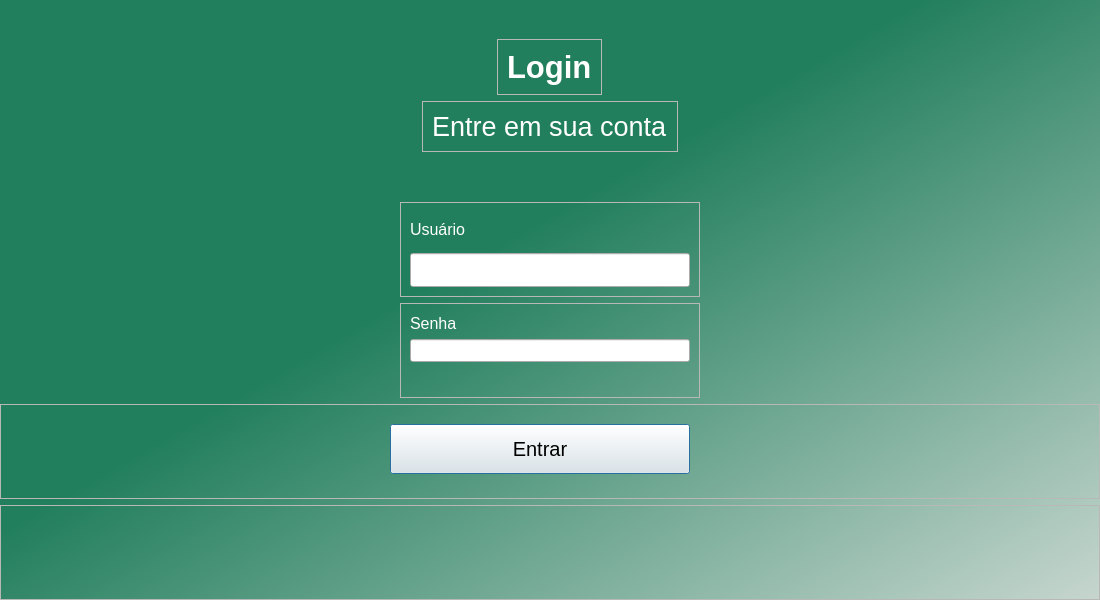
<?xml version="1.0" encoding="UTF-8"?>
<ui version="4.0">
 <class>Dialog</class>
 <widget class="QDialog" name="Dialog">
  <property name="geometry">
   <rect>
    <x>0</x>
    <y>0</y>
    <width>1100</width>
    <height>600</height>
   </rect>
  </property>
  <property name="minimumSize">
   <size>
    <width>0</width>
    <height>0</height>
   </size>
  </property>
  <property name="maximumSize">
   <size>
    <width>1100</width>
    <height>600</height>
   </size>
  </property>
  <property name="windowTitle">
   <string>Dialog</string>
  </property>
  <widget class="QWidget" name="widget" native="true">
   <property name="geometry">
    <rect>
     <x>0</x>
     <y>0</y>
     <width>1100</width>
     <height>600</height>
    </rect>
   </property>
   <property name="minimumSize">
    <size>
     <width>0</width>
     <height>0</height>
    </size>
   </property>
   <property name="maximumSize">
    <size>
     <width>1100</width>
     <height>600</height>
    </size>
   </property>
   <property name="styleSheet">
    <string notr="true">#widget {background-color:qlineargradient(spread:pad, x1:0.415, y1:0.449, x2:1, y2:1, stop:0 rgba(34, 127, 93, 255), stop:1 rgba(199, 214, 207, 255));}
</string>
   </property>
   <layout class="QVBoxLayout" name="verticalLayout">
    <item alignment="Qt::AlignHCenter|Qt::AlignBottom">
     <widget class="QFrame" name="frame_3">
      <property name="maximumSize">
       <size>
        <width>311</width>
        <height>68</height>
       </size>
      </property>
      <property name="frameShape">
       <enum>QFrame::StyledPanel</enum>
      </property>
      <property name="frameShadow">
       <enum>QFrame::Raised</enum>
      </property>
      <layout class="QVBoxLayout" name="verticalLayout_4">
       <item>
        <widget class="QLabel" name="login_title">
         <property name="maximumSize">
          <size>
           <width>300</width>
           <height>50</height>
          </size>
         </property>
         <property name="font">
          <font>
           <family>Tahoma</family>
           <pointsize>23</pointsize>
           <weight>75</weight>
           <bold>true</bold>
          </font>
         </property>
         <property name="styleSheet">
          <string notr="true">#login_title {
	color: white;
}
</string>
         </property>
         <property name="text">
          <string>Login</string>
         </property>
        </widget>
       </item>
      </layout>
     </widget>
    </item>
    <item alignment="Qt::AlignHCenter|Qt::AlignTop">
     <widget class="QFrame" name="frame_4">
      <property name="maximumSize">
       <size>
        <width>16777215</width>
        <height>55</height>
       </size>
      </property>
      <property name="frameShape">
       <enum>QFrame::StyledPanel</enum>
      </property>
      <property name="frameShadow">
       <enum>QFrame::Raised</enum>
      </property>
      <layout class="QVBoxLayout" name="verticalLayout_5">
       <item>
        <widget class="QLabel" name="login_label">
         <property name="maximumSize">
          <size>
           <width>350</width>
           <height>33</height>
          </size>
         </property>
         <property name="font">
          <font>
           <family>Tahoma</family>
           <pointsize>20</pointsize>
          </font>
         </property>
         <property name="styleSheet">
          <string notr="true">color: rgb(255, 255, 255);</string>
         </property>
         <property name="text">
          <string>Entre em sua conta</string>
         </property>
        </widget>
       </item>
      </layout>
     </widget>
    </item>
    <item alignment="Qt::AlignHCenter">
     <widget class="QFrame" name="frame">
      <property name="minimumSize">
       <size>
        <width>300</width>
        <height>0</height>
       </size>
      </property>
      <property name="frameShape">
       <enum>QFrame::StyledPanel</enum>
      </property>
      <property name="frameShadow">
       <enum>QFrame::Raised</enum>
      </property>
      <layout class="QVBoxLayout" name="verticalLayout_2">
       <item>
        <widget class="QLabel" name="email_label">
         <property name="font">
          <font>
           <family>Tahoma</family>
           <pointsize>12</pointsize>
          </font>
         </property>
         <property name="styleSheet">
          <string notr="true">#email_label { color: rgb(255, 255, 255);}</string>
         </property>
         <property name="text">
          <string>Usuário</string>
         </property>
        </widget>
       </item>
       <item>
        <widget class="QLineEdit" name="email_field">
         <property name="maximumSize">
          <size>
           <width>280</width>
           <height>50</height>
          </size>
         </property>
         <property name="font">
          <font>
           <pointsize>10</pointsize>
          </font>
         </property>
         <property name="styleSheet">
          <string notr="true"/>
         </property>
        </widget>
       </item>
      </layout>
     </widget>
    </item>
    <item alignment="Qt::AlignHCenter">
     <widget class="QFrame" name="frame_2">
      <property name="minimumSize">
       <size>
        <width>300</width>
        <height>0</height>
       </size>
      </property>
      <property name="frameShape">
       <enum>QFrame::StyledPanel</enum>
      </property>
      <property name="frameShadow">
       <enum>QFrame::Raised</enum>
      </property>
      <layout class="QVBoxLayout" name="verticalLayout_3">
       <item>
        <widget class="QLabel" name="password_label">
         <property name="font">
          <font>
           <family>Tahoma</family>
           <pointsize>12</pointsize>
          </font>
         </property>
         <property name="styleSheet">
          <string notr="true">#password_label { color: rgb(255, 255, 255);}</string>
         </property>
         <property name="text">
          <string>Senha</string>
         </property>
        </widget>
       </item>
       <item>
        <widget class="QLineEdit" name="password_field">
         <property name="maximumSize">
          <size>
           <width>280</width>
           <height>50</height>
          </size>
         </property>
         <property name="font">
          <font>
           <family>Tahoma</family>
           <pointsize>10</pointsize>
          </font>
         </property>
         <property name="styleSheet">
          <string notr="true"/>
         </property>
         <property name="echoMode">
          <enum>QLineEdit::Password</enum>
         </property>
        </widget>
       </item>
       <item>
        <widget class="QLabel" name="error_message">
         <property name="font">
          <font>
           <pointsize>10</pointsize>
          </font>
         </property>
         <property name="styleSheet">
          <string notr="true">#error_message {
	color: red;
}</string>
         </property>
         <property name="text">
          <string/>
         </property>
        </widget>
       </item>
      </layout>
     </widget>
    </item>
    <item>
     <widget class="QFrame" name="frame_6">
      <property name="frameShape">
       <enum>QFrame::StyledPanel</enum>
      </property>
      <property name="frameShadow">
       <enum>QFrame::Raised</enum>
      </property>
      <widget class="QPushButton" name="enter_button">
       <property name="geometry">
        <rect>
         <x>390</x>
         <y>20</y>
         <width>300</width>
         <height>50</height>
        </rect>
       </property>
       <property name="maximumSize">
        <size>
         <width>300</width>
         <height>50</height>
        </size>
       </property>
       <property name="font">
        <font>
         <pointsize>15</pointsize>
        </font>
       </property>
       <property name="styleSheet">
        <string notr="true">#register_button {
	border-radius: 20px;
	background-color: #fff
}</string>
       </property>
       <property name="text">
        <string>Entrar</string>
       </property>
      </widget>
     </widget>
    </item>
    <item>
     <widget class="QFrame" name="frame_5">
      <property name="maximumSize">
       <size>
        <width>16777215</width>
        <height>152</height>
       </size>
      </property>
      <property name="frameShape">
       <enum>QFrame::StyledPanel</enum>
      </property>
      <property name="frameShadow">
       <enum>QFrame::Raised</enum>
      </property>
     </widget>
    </item>
   </layout>
  </widget>
 </widget>
 <resources/>
 <connections/>
</ui>
